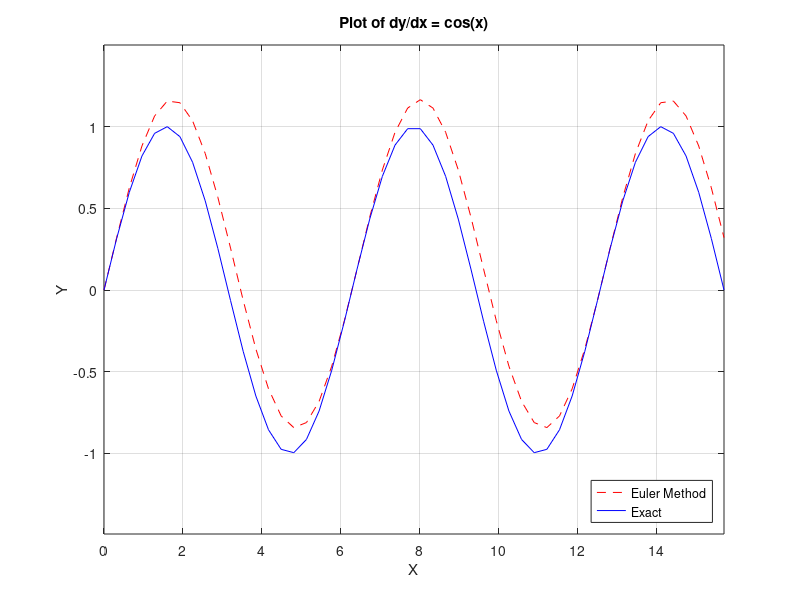

Source code (MATLAB):
% Chris Kreienkamp
% Section 10
% 3/28/17

% Use the Euler Method to find an approximate solution for the equation:
% dy/dx = cos(x)

clear
clc

%% SET INITIAL PARAMETERS

% Range of x-values
xmin = 0;
xmax = 5*pi;

% Number of points
Nx = 50;

%% INITIALIZE VECTORS

% Vector of x-values
x = linspace(xmin,xmax,Nx);

% Increment of the approximation (dx)
dx = x(2) - x(1);

% Vector of y-values
y = zeros(1,Nx);

% Initial condition
y(1) = 0;

%% CALCULATIONS - EULER METHOD

% Use FOR loop for domain marching of approximate solution
% Use "current" value (ix) to determine "future" value (ix+1)

for ix = 1:Nx-1
    
    % Euler Method General Form: y(n+1) = y(n) + a*delta_t
    % delta_t = increment
    % a = dy/dx
    % For our example: delta_t = dx and a = dy/dx = cos(x)
    
    a = cos(x(ix));
    y(ix+1) = y(ix) + a*dx;
end

%% GENERATE PLOT

% Exact solution: y = sin(x)
y_real = sin(x);

% Plot approximate and exact solution
plot(x,y,'r--',...
    x,y_real,'b-')

% Enhance plots with labels
xlabel('X')
ylabel('Y')
title('Plot of dy/dx = cos(x)')
grid on
legend('Euler Method','Exact','Location','SouthEast')
axis([xmin xmax 1.5*min(y_real) 1.5*max(y_real)])
